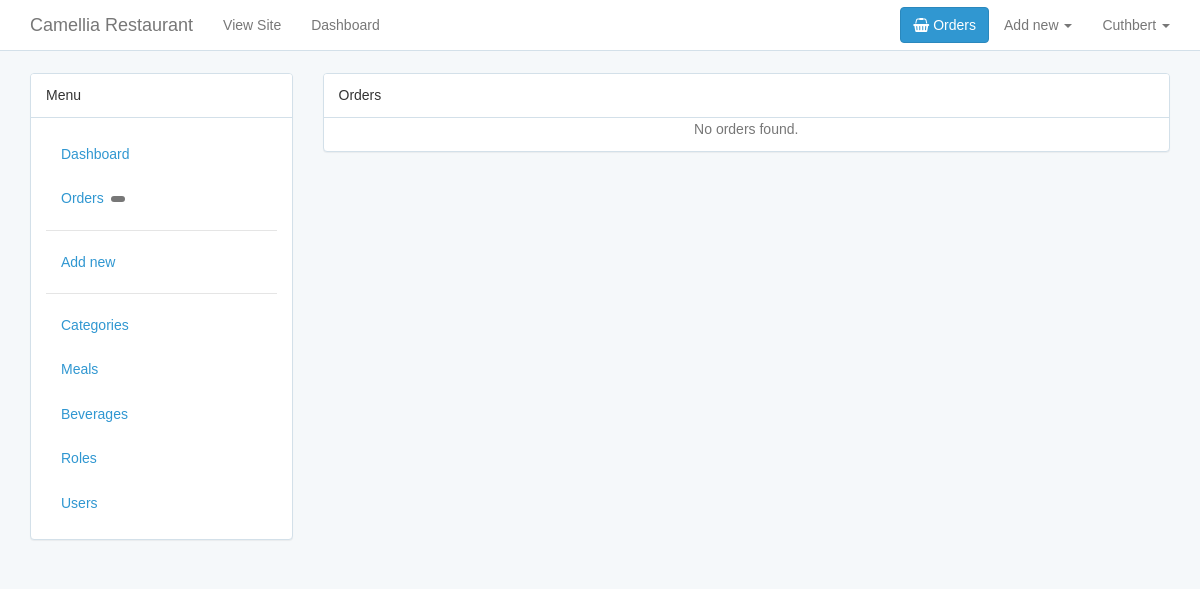
Page /admin/orders/index.php (signed in) on the earlier database version.
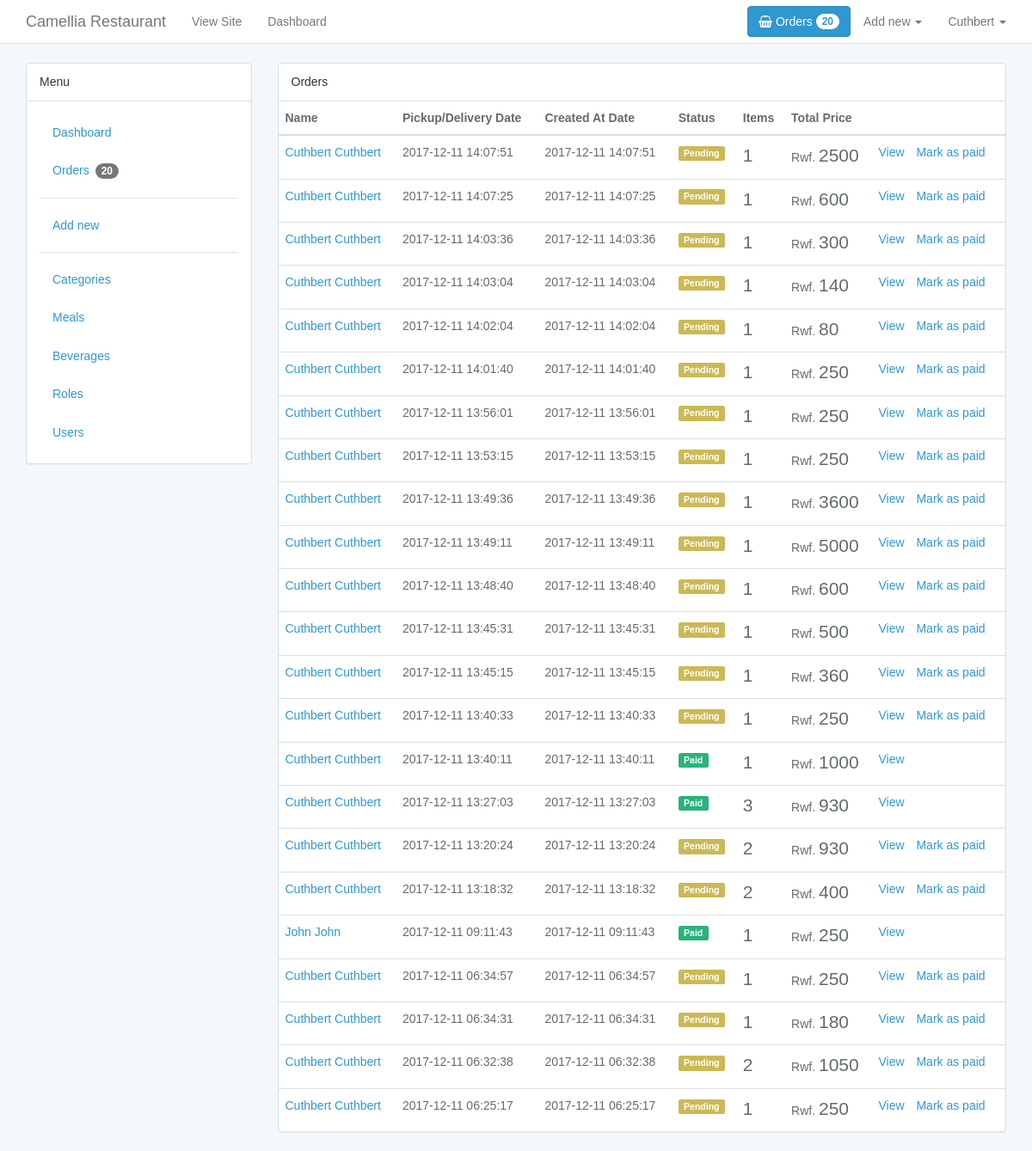
Same page on the later database version.
### tables this page shows
CREATE TABLE `orders` (
  `id` int(10) UNSIGNED NOT NULL,
  `user_id` int(10) UNSIGNED NOT NULL,
  `booked_at` timestamp NOT NULL DEFAULT CURRENT_TIMESTAMP,
  `expired_at` timestamp NULL DEFAULT NULL,
  `paid_at` timestamp NULL DEFAULT NULL,
  `created_at` timestamp NOT NULL DEFAULT CURRENT_TIMESTAMP,
  `updated_at` timestamp NOT NULL DEFAULT CURRENT_TIMESTAMP ON UPDATE CURRENT_TIMESTAMP
);

CREATE TABLE `users` (
  `id` int(10) UNSIGNED NOT NULL,
  `first_name` varchar(191) NOT NULL,
  `last_name` varchar(191) NOT NULL,
  `email` varchar(191) NOT NULL,
  `phone` int(191) DEFAULT NULL,
  `password` varchar(191) NOT NULL,
  `remember_token` varchar(100) DEFAULT NULL,
  `created_at` timestamp NOT NULL DEFAULT CURRENT_TIMESTAMP,
  `updated_at` timestamp NOT NULL DEFAULT CURRENT_TIMESTAMP ON UPDATE CURRENT_TIMESTAMP
);

### helpers.php (called while the page is built, shortened)
<?php
if (!function_exists('route')) {
    function route($name)
    {
        return APP_URL . "/{$name}";
    }
}

### admin/orders/functions.php (called while the page is built, shortened)
<?php
include_once("../../config.php");
if (!function_exists('orders')) {
    function orders($parameters = [])
    {
        global $con;
        $rows = [];
        $stmt = $con->prepare("SELECT
                                        `orders`.*,
                                        `users`.`first_name`, `users`.`last_name`
                                        FROM
                                          `orders`
                                        INNER JOIN
                                          `users`
                                        ON
                                          `users`.`id` = `orders`.`user_id`
                                          ORDER BY
                                          `created_at` DESC,
                                          `booked_at` DESC");
        if (isset($parameters) && isset($parameters["status"]) && $parameters['status'] == "pending") {
            $stmt = $con->prepare("SELECT
                                        `orders`.*,
                                        `users`.`first_name`, `users`.`last_name`
                                        FROM
                                          `orders`
                                        INNER JOIN
                                          `users`
                                        ON
                                          `users`.`id` = `orders`.`user_id`
                                        WHERE
                                          `orders`.`paid_at` IS NULL
                                          AND
                                            `orders`.`expired_at` IS NULL
                                        ORDER BY
                                          `created_at` DESC,
                                          `booked_at` DESC");
        }
        $stmt->execute();
        $result = $stmt->get_result();
        if ($result->num_rows >= 1) {
            $rows = $result->fetch_all(MYSQLI_BOTH);
        };
        return $rows;
    }
}
if (!function_exists('pendingOrders')) {
    function pendingOrders()
    {
        return orders(['status' => "pending"]);
    }
}

### functions.php (called while the page is built, shortened)
<?php
include_once "helpers.php";
if (!function_exists('orderTotal')) {
    function orderTotal($order)
    {
        global $con;
        $row = [];
        $stmt = $con->prepare("SELECT
                                        SUM(
                                            (
                                                `order_items`.`price` * `order_items`.`quantity`
                                            )
                                        ) AS `order_total`
                                    FROM
                                        `orders`
                                    INNER JOIN `order_items`
                                    WHERE
                                    `orders`.`id` = `order_items`.`order_id`
                                    AND `order_id` = ? LIMIT 1");
        $stmt->bind_param("i", $order);
        $stmt->execute();
        $result = $stmt->get_result();
        if ($result->num_rows == 1) {
            $row = $result->fetch_assoc();
        }
        return $row['order_total'];
    }
}
if (!function_exists('orderItemsCount')) {
    function orderItemsCount($order)
    {
        global $con;
        $row = [];
        $stmt = $con->prepare("SELECT
                                        COUNT(`order_items`.id) AS `order_items_count`
                                    FROM
                                        `orders`
                                    INNER JOIN `order_items`
                                    WHERE
                                    `orders`.`id` = `order_items`.`order_id`
                                    AND `order_id` = ? LIMIT 1");
        $stmt->bind_param("i", $order);
        $stmt->execute();
        $result = $stmt->get_result();
        if ($result->num_rows == 1) {
            $row = $result->fetch_assoc();
        }
        return $row['order_items_count'];
    }
}

### admin/orders/index.php (the view, shortened to what the changed rows need)
<?php
include_once("../../config.php");
include_once("../../helpers.php");
include_once("../../functions.php");
include_once("functions.php");
$orders = orders();
?>
<!DOCTYPE html>
<html lang="en">
<head>
    <?php include_once('../../partials/_head.php'); ?>
</head>
<body>
<div id="app">
    <?php include_once('../partials/_navigation.php'); ?>
    <div class="container">
        <div class="row">
            <div class="col-sm-3">
                <?php include_once('../partials/_sidebar.php') ?>
            </div>
            <div class="col-sm-9">
                <div class="panel panel-default">
                    <div class="panel-heading">Orders</div>
                    <?php if (isset($orders) && (count($orders) > 0)) { ?>
                    <div class="table-responsive">
                        <table class="table table-hover">
                            <thead>
                            <tr>
                                <th>Name</th>
                                <th>Pickup/Delivery Date</th>
                                <th>Created At Date</th>
                                <th>Status</th>
                                <th>Items</th>
                                <th>Total Price</th>
                                <th></th>
                            </tr>
                            </thead>
                            <tbody>
                            <?php foreach ($orders as $order) { ?>
                                <tr>
                                    <td>
                                        <a href="<?php echo route("admin/orders/index.php?user={$order['user_id']}") ?>">
                                            <?php echo $order['first_name'] . ' ' . $order['last_name']; ?>
                                        </a>
                                    </td>
                                    <td><?php echo $order['booked_at']; ?></td>
                                    <td><?php echo $order['created_at']; ?></td>
                                    <td>
                                        <?php if (isset($order['paid_at'])) { ?>
                                            <span class="label label-success">Paid</span>
                                        <?php } elseif(isset($order['expired_at'])) { ?>
                                            <span class="label label-danger">Cancelled</span>
                                        <?php } else { ?>
                                            <span class="label label-warning">Pending</span>
                                        <?php } ?>
                                    </td>
                                    <td>
                                        <span class="lead"><?php echo orderItemsCount($order['id']); ?></span>
                                    </td>
                                    <td>
                                        <?php echo APP_CURRENCY; ?>
                                        <span class="lead"><?php echo orderTotal($order['id']); ?></span>
                                    </td>
                                    <td>
                                        <ul class="list-inline">
                                            <li>
                                                <a href="<?php echo route("admin/orders/edit.php?order={$order['id']}") ?>">
                                                    View
                                                </a>
                                            </li>
                                            <?php if (!isset($order['paid_at'])) { ?>
                                                <li>
                                                    <a href="<?php echo route("admin/orders/scripts/update_paid_at.php?order={$order['id']}"); ?>"
                                                       onclick="event.preventDefault();
                                                               document.getElementById('order-<?php echo $order["id"]; ?>-paid-at-form').submit();">
                                                        Mark as paid
                                                    </a>
                                                </li>
                                            <?php } ?>
                                        </ul>
                                    </td>
                                </tr>
                            <?php } ?>
                            </tbody>
                        </table>
                </div>
                <?php } else { ?>
                    <p class="text-muted text-center">No orders found.</p>
                <?php }; ?>
            </div>
        </div>
    </div>
</div>
</div>
</body>
</html>

### admin/partials/_sidebar.php (shortened to what the changed rows need)
<div class="panel panel-default">
    <div class="panel-body">
        <ul class="nav nav-pills nav-stacked">
            <li>
                <a href="<?php echo route('admin/orders/index.php'); ?>">
                    Orders <span class="badge">
                        <?php echo count(pendingOrders()) > 0 ? count(pendingOrders()) : ''; ?>
                    </span>
                </a>
            </li>
        </ul>
    </div>
</div>

### admin/partials/_navigation.php (shortened to what the changed rows need)
<nav class="navbar navbar-default navbar-static-top">
    <div class="container">
        <div class="collapse navbar-collapse" id="app-navbar-collapse">
            <a role="button" href="<?php echo route('admin/orders/index.php'); ?>"
               class="btn btn-primary navbar-btn pull-right">
                <i class="fa fa-shopping-basket"></i> Orders
                <span class="badge"><?php echo count(pendingOrders()) > 0 ? count(pendingOrders()) : ''; ?></span>
            </a>
        </div>
    </div>
</nav>

Differences in the rows shown:
added orders: user.first_name "Cuthbert", user.last_name "Cuthbert", booked_at "2017-12-11 14:07:51", created_at "2017-12-11 14:07:51", shows "Pending", id "1", id "2500"
added orders: user.first_name "Cuthbert", user.last_name "Cuthbert", booked_at "2017-12-11 14:07:25", created_at "2017-12-11 14:07:25", shows "Pending", id "1", id "600"
added orders: user.first_name "Cuthbert", user.last_name "Cuthbert", booked_at "2017-12-11 14:03:36", created_at "2017-12-11 14:03:36", shows "Pending", id "1", id "300"
added orders: user.first_name "Cuthbert", user.last_name "Cuthbert", booked_at "2017-12-11 14:03:04", created_at "2017-12-11 14:03:04", shows "Pending", id "1", id "140"
added orders: user.first_name "Cuthbert", user.last_name "Cuthbert", booked_at "2017-12-11 14:02:04", created_at "2017-12-11 14:02:04", shows "Pending", id "1", id "80"
added orders: user.first_name "Cuthbert", user.last_name "Cuthbert", booked_at "2017-12-11 14:01:40", created_at "2017-12-11 14:01:40", shows "Pending", id "1", id "250"
added orders: user.first_name "Cuthbert", user.last_name "Cuthbert", booked_at "2017-12-11 13:56:01", created_at "2017-12-11 13:56:01", shows "Pending", id "1", id "250"
added orders: user.first_name "Cuthbert", user.last_name "Cuthbert", booked_at "2017-12-11 13:53:15", created_at "2017-12-11 13:53:15", shows "Pending", id "1", id "250"
added orders: user.first_name "Cuthbert", user.last_name "Cuthbert", booked_at "2017-12-11 13:49:36", created_at "2017-12-11 13:49:36", shows "Pending", id "1", id "3600"
added orders: user.first_name "Cuthbert", user.last_name "Cuthbert", booked_at "2017-12-11 13:49:11", created_at "2017-12-11 13:49:11", shows "Pending", id "1", id "5000"
added orders: user.first_name "Cuthbert", user.last_name "Cuthbert", booked_at "2017-12-11 13:48:40", created_at "2017-12-11 13:48:40", shows "Pending", id "1", id "600"
added orders: user.first_name "Cuthbert", user.last_name "Cuthbert", booked_at "2017-12-11 13:45:31", created_at "2017-12-11 13:45:31", shows "Pending", id "1", id "500"
added orders: user.first_name "Cuthbert", user.last_name "Cuthbert", booked_at "2017-12-11 13:45:15", created_at "2017-12-11 13:45:15", shows "Pending", id "1", id "360"
added orders: user.first_name "Cuthbert", user.last_name "Cuthbert", booked_at "2017-12-11 13:40:33", created_at "2017-12-11 13:40:33", shows "Pending", id "1", id "250"
added orders: user.first_name "Cuthbert", user.last_name "Cuthbert", booked_at "2017-12-11 13:40:11", created_at "2017-12-11 13:40:11", shows "Paid", id "1", id "1000"
added orders: user.first_name "Cuthbert", user.last_name "Cuthbert", booked_at "2017-12-11 13:27:03", created_at "2017-12-11 13:27:03", shows "Paid", id "3", id "930"
added orders: user.first_name "Cuthbert", user.last_name "Cuthbert", booked_at "2017-12-11 13:20:24", created_at "2017-12-11 13:20:24", shows "Pending", id "2", id "930"
added orders: user.first_name "Cuthbert", user.last_name "Cuthbert", booked_at "2017-12-11 13:18:32", created_at "2017-12-11 13:18:32", shows "Pending", id "2", id "400"
added orders: user.first_name "John", user.last_name "John", booked_at "2017-12-11 09:11:43", created_at "2017-12-11 09:11:43", shows "Paid", id "1", id "250"
added orders: user.first_name "Cuthbert", user.last_name "Cuthbert", booked_at "2017-12-11 06:34:57", created_at "2017-12-11 06:34:57", shows "Pending", id "1", id "250"
added orders: user.first_name "Cuthbert", user.last_name "Cuthbert", booked_at "2017-12-11 06:34:31", created_at "2017-12-11 06:34:31", shows "Pending", id "1", id "180"
added orders: user.first_name "Cuthbert", user.last_name "Cuthbert", booked_at "2017-12-11 06:32:38", created_at "2017-12-11 06:32:38", shows "Pending", id "2", id "1050"
added orders: user.first_name "Cuthbert", user.last_name "Cuthbert", booked_at "2017-12-11 06:25:17", created_at "2017-12-11 06:25:17", shows "Pending", id "1", id "250"
Other differences:
count(pendingOrders()): (not shown) → "20"
text no longer shown: "No orders found."
text now shown: "Name Pickup/Delivery Date Created At Date Status Items Total Price"
